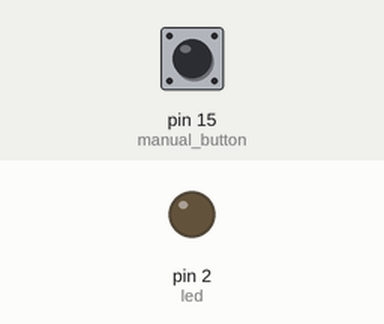
Bench run of a program on a simulated MicroPython board. On the bench: output pins drawn as LEDs (lit = HIGH). The test bench sets the inputs (shaded band); at power-on: pin 15 (manual_button) LOW.

Above: at 1.2 s.
1.3 s: pin 15 (manual_button) pulled HIGH for 0.15 s
At 1.37 s:
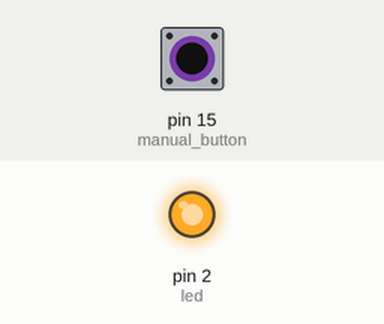
2.9 s: pin 15 (manual_button) pulled HIGH for 3.2 s
At 7.5 s:
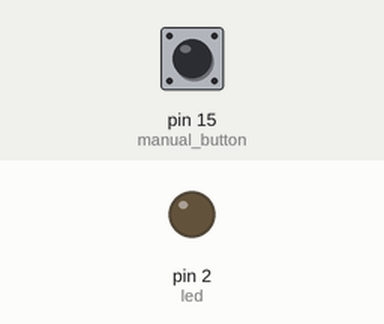
Timing chart, 0 to 9.0 s (numbered marks = the images above; inputs shaded):
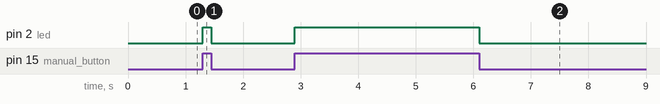

Measured:
- after the input at 1.3 s, pin 2 (led): LOW → HIGH at once, → LOW 0.15 s later
- after the input at 2.9 s, pin 2 (led): LOW → HIGH at once, → LOW 3.2 s later

The program:

cro_withoutmul_ledtoggle.py
```python
import machine
from machine import Pin
import time
from time import sleep

led = Pin(2,Pin.OUT)
manual_button = machine.Pin(15, machine.Pin.IN)   # Manual Press button

while True:
    if manual_button.value() == 1:
        led.value(1)
        #sleep(0.1)
    else:
        led.value(0)
        #sleep(0.3)
```
